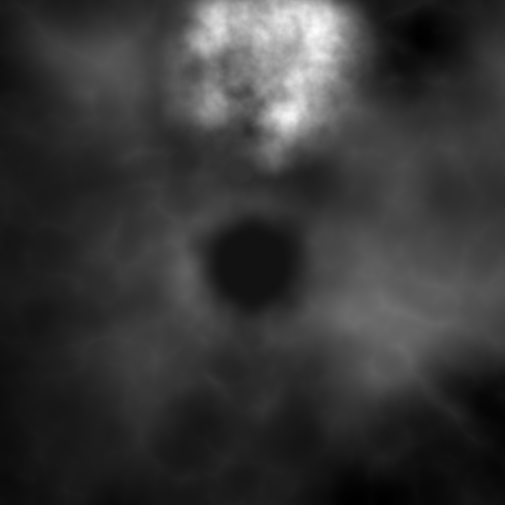
#> input picture terrain/forge_servetest.png, 1009 x 1009 px (shown at 1/2 size)
$ python measure_concept_look.py ../terrain/forge_servetest.png
#> lines starting #> are read from the running program, lines starting #| are printed output that depends on the picture; after the words box and inside, x2 and y2 are one past the last pixel; in counts of white or black regions, pixels touching at a corner belong together
"""measure_concept_look.py — MEASURE the look of a concept image so the
recipe can carry it (albedo, water, sky, fog, skyline) instead of the
fixed highland template in forge_tool/assemble_recipe.py.

OFFLINE. numpy + PIL only. Writes ONE JSON. Nothing here is a judgement:
every number is a statistic of the pixels, labelled MEASURED, with the
band it came from. The mapping from these numbers to recipe fields is
the caller's (assemble_recipe / inject_lighting) and stays AUTHORED.

What it measures
  sky          sRGB->linear mean of the top band, and a 5-stop vertical
               gradient (zenith .. horizon) for SkyAtmosphere tuning
  skyline      per-column row of the sky/land boundary (0..1 of height),
               found as the first row where the pixel leaves the sky
               colour model. Drives composition scoring and placement
               height correction.
  palette      linear RGB medians of the ground in three depth bands
               (near / mid / far), each split into lit and shadow halves
               by luma — the Grass/Rock/Snow base_color candidates
  water        detection of a low-saturation, high-symmetry mirror band
               across the middle-lower frame; its linear colour, its
               top row (the far shore, i.e. the water's horizon) and
               vertical extent
  haze         min-luma rise near->far (same instrument as
               analyse_concept) plus the row where contrast collapses
               (the fog datum in image space)
  grade        whole-frame stats a post-process pass can match:
               mean/std luma, saturation, shadow tint, highlight tint

Usage
  python measure_concept_look.py concept.jpg --out concept_look.json
"""
from __future__ import annotations

import argparse
import json
import sys

import numpy as np
from PIL import Image


def srgb_to_linear(x):
    x = np.asarray(x, dtype=np.float64)
    return np.where(x <= 0.04045, x / 12.92, ((x + 0.055) / 1.055) ** 2.4)


def linear_to_srgb(x):
    x = np.asarray(x, dtype=np.float64)
    return np.where(x <= 0.0031308, x * 12.92, 1.055 * x ** (1 / 2.4) - 0.055)


def luma(lin):
    return 0.2126 * lin[..., 0] + 0.7152 * lin[..., 1] + 0.0722 * lin[..., 2]


def saturation(lin):
    mx = lin.max(axis=-1)
    mn = lin.min(axis=-1)
    return np.where(mx > 1e-6, (mx - mn) / np.maximum(mx, 1e-6), 0.0)


def load(path):
    im = Image.open(path).convert("RGB")
    s = np.asarray(im).astype(np.float64) / 255.0
    return s, srgb_to_linear(s)


def r3(v):
    return [round(float(x), 4) for x in v]


# --------------------------------------------------------------- sky ------

def measure_sky(lin, top_frac=0.12):
    h = lin.shape[0]
    band = lin[: max(1, int(h * top_frac))]
    stops = []
    for k in range(5):
        r0 = int(h * 0.35 * k / 5)
        r1 = int(h * 0.35 * (k + 1) / 5)
        rows = lin[r0:max(r1, r0 + 1)]
        # only sky-like pixels: bright, low-saturation-ish; fall back to all
        lm = luma(rows)
        m = lm > np.percentile(lm, 40)
        sel = rows[m] if m.sum() > 50 else rows.reshape(-1, 3)
        stops.append(r3(np.median(sel, axis=0)))
    return {
        "top_band_linear_mean": r3(band.reshape(-1, 3).mean(axis=0)),
        "gradient_zenith_to_horizon_linear": stops,
        "_band": "top %.0f%% of frame; gradient over top 35%% in 5 stops"
                 % (top_frac * 100),
    }


# ----------------------------------------------------------- skyline ------

def sky_mask(srgb):
    """Sky = pixels reachable from the top edge through SMOOTH colour
    change. A gradient sky (indigo zenith to peach horizon) is smooth
    column by column; a mountain edge is not. Flood-fills downward and
    sideways with a per-step colour tolerance, so a cloud (soft edge)
    stays sky and a ridge (hard edge) stops the fill."""
    h, w = srgb.shape[:2]
    # work at reduced width for speed, then upsample the row result
    step = max(1, w // 480)
    im = srgb[:, ::step]
    hh, ww = im.shape[:2]
    tol = 0.022  # per-pixel colour step that still counts as the same sky
    dy = np.sqrt(((im[1:] - im[:-1]) ** 2).sum(-1))
    dx = np.sqrt(((im[:, 1:] - im[:, :-1]) ** 2).sum(-1))
    mask = np.zeros((hh, ww), dtype=bool)
    mask[0] = True
    # iterative relaxation: down passes with sideways spread
    for _ in range(4):
        for r in range(1, hh):
            grow = mask[r - 1] & (dy[r - 1] < tol)
            row = mask[r] | grow
            # sideways spread within the row through smooth pixels
            for _k in range(3):
                left = np.zeros_like(row); left[1:] = row[:-1] & (dx[r] < tol)
                right = np.zeros_like(row); right[:-1] = row[1:] & (dx[r] < tol)
                row = row | left | right
            mask[r] = row
    return mask, step


def measure_skyline(srgb, lin):
    h, w = srgb.shape[:2]
    mask, step = sky_mask(srgb)
    hh, ww = mask.shape
    rows = np.full(ww, hh - 1, dtype=np.int64)
    for x in range(ww):
        col = mask[:, x]
        # last sky row before the fill stops (first non-sky after a sky run)
        nz = np.nonzero(~col)[0]
        rows[x] = nz[0] if nz.size else hh - 1
    # a column blocked early by a cloud interior: if the fill resumes
    # below, take the LAST transition instead
    for x in range(ww):
        col = mask[:, x]
        sky_rows = np.nonzero(col)[0]
        if sky_rows.size:
            rows[x] = min(hh - 1, sky_rows.max() + 1)
    k = max(3, (ww // 100) | 1)
    pad = np.pad(rows, k // 2, mode="edge")
    sm = np.array([np.median(pad[i:i + k]) for i in range(ww)])
    frac = sm / (hh - 1)
    idx = np.linspace(0, ww - 1, 64).astype(int)
    return {
        "columns": 64,
        "row_frac": r3(frac[idx]),
        "highest_point_frac": round(float(frac.min()), 4),
        "highest_point_x_frac": round(float(np.argmin(frac) / (ww - 1)), 4),
        "mean_frac": round(float(frac.mean()), 4),
        "sky_fraction_of_frame": round(float(mask.mean()), 4),
        "_note": "row_frac 0 = top of frame, 1 = bottom; sky above, land "
                 "below. Compare against the render's skyline with the "
                 "same function for a per-column height error.",
    }


# ------------------------------------------------------------ water -------

def measure_water(srgb, lin, skyline_frac):
    """A still lake is a MIRROR: the band below the far shore is the band
    above it, flipped. For each candidate shoreline row t, correlate the
    luma of rows t-k..t (flipped) against rows t..t+k per column block;
    the best t with correlation > 0.45 is the water's horizon. The
    water's bottom edge is where the mirror correlation dies (the near
    shore), its sides where it dies horizontally."""
    h, w = lin.shape[:2]
    lm = luma(lin)
    # downsample for speed
    sy = max(1, h // 256); sx = max(1, w // 256)
    L = lm[::sy, ::sx]
    hh, ww = L.shape
    kmax = int(hh * 0.28)
    best = (0.0, None)
    for t in range(int(hh * 0.35), int(hh * 0.85)):
        k = min(kmax, t, hh - 1 - t)
        if k < 8:
            continue
        above = L[t - k:t][::-1]        # flipped
        below = L[t + 1:t + 1 + k]
        a = above - above.mean(); b = below - below.mean()
        den = np.sqrt((a * a).sum() * (b * b).sum())
        c = float((a * b).sum() / den) if den > 0 else 0.0
        if c > best[0]:
            best = (c, t)
    if best[1] is None or best[0] < 0.45:
        return None
    t = best[1]
    k = min(kmax, t, hh - 1 - t)
    above = L[t - k:t][::-1]; below = L[t + 1:t + 1 + k]
    # per-column-block correlation to find horizontal extent
    blocks = 16
    xs = np.linspace(0, ww, blocks + 1).astype(int)
    colc = []
    for i in range(blocks):
        a = above[:, xs[i]:xs[i + 1]]; b = below[:, xs[i]:xs[i + 1]]
        a = a - a.mean(); b = b - b.mean()
        den = np.sqrt((a * a).sum() * (b * b).sum())
        colc.append(float((a * b).sum() / den) if den > 0 else 0.0)
    good = [i for i, c in enumerate(colc) if c > 0.3]
    if not good:
        return None
    left, right = xs[min(good)], xs[max(good) + 1]
    # vertical extent: row-wise correlation down from t until it dies
    bottom = t + 1
    for r in range(t + 1, min(hh - 1, t + 1 + k)):
        a = L[2 * t - r, left:right]; b = L[r, left:right]
        a = a - a.mean(); b = b - b.mean()
        den = np.sqrt((a * a).sum() * (b * b).sum())
        c = float((a * b).sum() / den) if den > 0 else 0.0
        if c > 0.2:
            bottom = r
    band = lin[t * sy:bottom * sy, left * sx:right * sx].reshape(-1, 3)
    lmb = luma(band)
    dark = band[lmb <= np.median(lmb)]
    col = np.median(dark, axis=0)
    return {
        "present": True,
        "mirror_correlation": round(best[0], 3),
        "top_row_frac": round(t / (hh - 1), 4),
        "bottom_row_frac": round(bottom / (hh - 1), 4),
        "left_frac": round(left / ww, 4),
        "right_frac": round(right / ww, 4),
        "color_linear": r3(col),
        "color_srgb": r3(linear_to_srgb(col)),
        "_note": "top_row_frac is the far shore in image space: the water "
                 "level's horizon. mirror_correlation 1 = perfect mirror; "
                 "a rippled lake still correlates but lower.",
    }


# ---------------------------------------------------------- palette -------

def measure_palette(srgb, lin, skyline_frac, water):
    """Ground albedo candidates. Rows below the skyline, excluding the
    water band, split into near (bottom 30%), mid (30..60%) and far
    (60..100%) of the land region, each split lit/shadow at median luma.
    Medians, not means: a few sunlit pixels must not drag a shadow band.
    Reported in LINEAR, the space make_landscape_material consumes."""
    h, w = lin.shape[:2]
    sky_row = np.interp(np.arange(w), np.linspace(0, w - 1, 64),
                        np.array(skyline_frac) * (h - 1))
    land = np.zeros((h, w), dtype=bool)
    for x in range(w):
        land[int(sky_row[x]) + 2:, x] = True
    if water:
        r0 = int(water["top_row_frac"] * (h - 1))
        r1 = int(water["bottom_row_frac"] * (h - 1))
        x0 = int(water["left_frac"] * (w - 1))
        x1 = int(water["right_frac"] * (w - 1))
        land[r0:r1, x0:x1] = False
    rows = np.nonzero(land.any(axis=1))[0]
    top, bot = rows.min(), rows.max()
    span = max(1, bot - top)
    bands = {"far": (0.0, 0.4), "mid": (0.4, 0.7), "near": (0.7, 1.0)}
    out = {}
    lm = luma(lin)
    sat = saturation(lin)
    for name, (a, b) in bands.items():
        ra, rb = int(top + a * span), int(top + b * span)
        m = land[ra:rb]
        px = lin[ra:rb][m]
        if px.shape[0] < 100:
            continue
        l = lm[ra:rb][m]
        med = np.median(l)
        lit, shd = px[l >= med], px[l < med]
        out[name] = {
            "median_linear": r3(np.median(px, axis=0)),
            "lit_linear": r3(np.median(lit, axis=0)),
            "shadow_linear": r3(np.median(shd, axis=0)),
            "saturation": round(float(np.median(sat[ra:rb][m])), 3),
            "luma_p10_p50_p90": r3(np.percentile(l, [10, 50, 90])),
            "_rows": [round(ra / (h - 1), 3), round(rb / (h - 1), 3)],
        }
    return out


# ------------------------------------------------------------- haze -------

def measure_haze(lin, skyline_frac, palette):
    """Near->far min-luma rise (analyse_concept's instrument) plus the
    image row where local contrast collapses: the top of the dense fog
    layer in image space, to be mapped to a world height by the camera."""
    h = lin.shape[0]
    lm = luma(lin)
    p = palette
    rise = None
    if "near" in p and "far" in p:
        rise = round(p["far"]["luma_p10_p50_p90"][0]
                     - p["near"]["luma_p10_p50_p90"][0], 4)
    # row-wise local contrast (std of luma in 5-row bands) from bottom up
    contr = np.array([lm[max(0, r - 2):r + 3].std() for r in range(h)])
    # normalise by bottom third, find the first row (from the bottom)
    # where contrast is under 35% of the near-field level — that is haze
    base = np.median(contr[int(h * 0.66):])
    fog_row = None
    for r in range(int(h * 0.66), int(h * 0.15), -1):
        if contr[r] < 0.35 * base:
            fog_row = r
            break
    return {
        "minluma_rise_near_to_far": rise,
        "contrast_collapse_row_frac": (round(fog_row / (h - 1), 4)
                                       if fog_row is not None else None),
        "near_contrast": round(float(base), 4),
        "_note": "contrast_collapse_row_frac is where haze eats detail; "
                 "with the camera pitch/fov it maps to fog.height_datum_m",
    }


# ------------------------------------------------------------ grade -------

def measure_grade(lin):
    lm = luma(lin)
    sat = saturation(lin)
    p20, p80 = np.percentile(lm, [20, 80])
    shadows = lin[lm <= p20]
    highs = lin[lm >= p80]
    def tint(px):
        c = np.median(px, axis=0)
        y = max(float(luma(c[None, :])[0]), 1e-6)
        return r3(c / y)
    return {
        "mean_luma_linear": round(float(lm.mean()), 4),
        "std_luma_linear": round(float(lm.std()), 4),
        "median_saturation": round(float(np.median(sat)), 3),
        "shadow_tint_ratio": tint(shadows),
        "highlight_tint_ratio": tint(highs),
        "_note": "tint ratios are RGB / luma of the band median: >1 in a "
                 "channel means that channel is pushed. Map to PPV "
                 "ColorGradingShadows / Highlights gain.",
    }


def main(argv=None):
    ap = argparse.ArgumentParser()
    ap.add_argument("image")
    ap.add_argument("--out")
    a = ap.parse_args(argv)
    srgb, lin = load(a.image)
    sky = measure_sky(lin)
#> in measure_sky, `band = lin[: max(1, int(h * top_frac))]`:
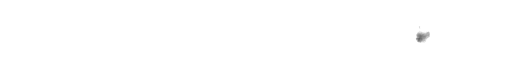
#> band: shape (121, 1009, 3) float64 (shown at 1/2 size); min 0.371, max 1, mean 0.999
#> the loop in measure_sky, `for k in range(5):` made 5 passes
#> pass 1, in measure_sky, `rows = lin[r0:max(r1, r0 + 1)]`:
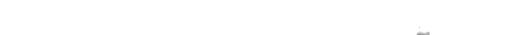
#> rows: shape (70, 1009, 3) float64 (shown at 1/2 size); min 0.527, max 1, mean 0.999
#> after the loop in measure_sky, `for k in range(5):`: stops = [[1, 1, 1], [1, 1, 1], [1, 1, 1], [1, 1, 1], [1, 1, 1]]
#> sky = 3 items
    skyline = measure_skyline(srgb, lin)
#> in sky_mask, `mask[0] = True`:
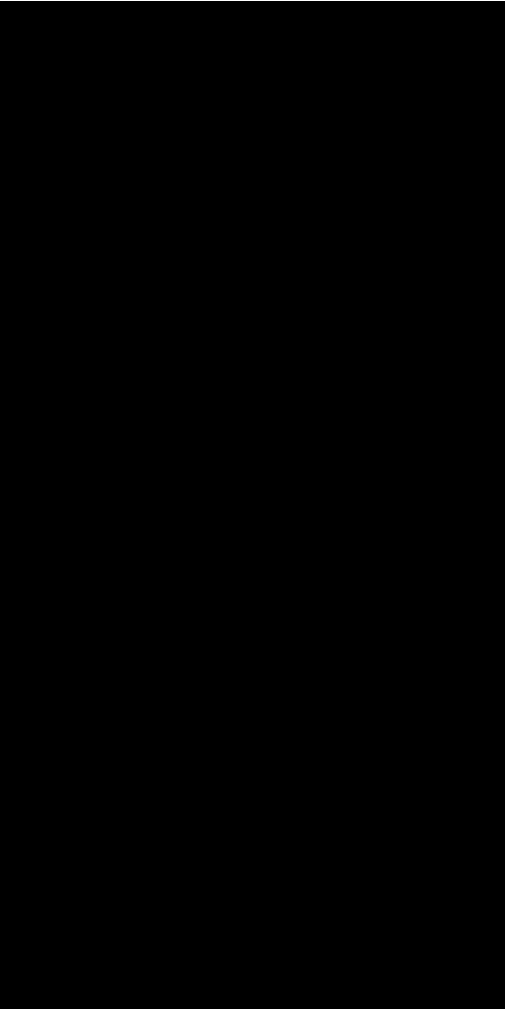
#> mask: shape (1009, 505) bool; 0.1% white in thin lines or dots, all inside (x1, y1, x2, y2) = (0, 0, 505, 1)
#> after the loop in sky_mask, `for _ in range(4):`:
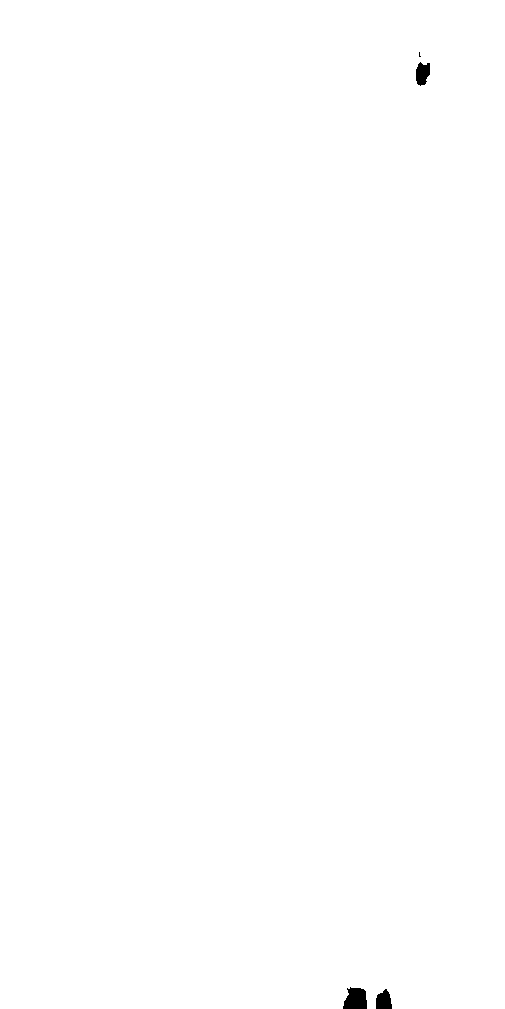
#> mask: shape (1009, 505) bool; 99.8% white; 4 black regions (1 under 20 px), largest, box (x1, y1, x2, y2) and area: (343, 987, 367, 1009) 422, (416, 62, 430, 86) 252, (376, 989, 392, 1009) 246
#> in measure_skyline, `mask, step = sky_mask(srgb)`: step = 2
#> in measure_skyline, `rows = np.full(ww, hh - 1, dtype=np.int64)`: rows = 505 values from 1008 to 1008
#> after the loop in measure_skyline, `for x in range(ww):`: rows = 505 values, max 1008 at index 0, min 52 at index 419, mean 980.5
#> after the loop in measure_skyline, `for x in range(ww):`: rows = 505 values, max 1008 at index 0, min 987 at index 350, mean 1006.8
#> in measure_skyline, `pad = np.pad(rows, k // 2, mode="edge")`: pad = 509 values, max 1008 at index 0, min 987 at index 352, mean 1006.8
#> in measure_skyline, `sm = np.array([np.median(pad[i:i + k]) for i in range(ww)])`: sm = 505 values, max 1008 at index 0, min 988 at index 350, mean 1006.8
#> in measure_skyline, `frac = sm / (hh - 1)`: frac = 505 values, max 1 at index 0, min 0.98 at index 350, mean 0.999
#> in measure_skyline, `idx = np.linspace(0, ww - 1, 64).astype(int)`: idx = 64 values from 0 to 504
#> skyline = 7 items
    water = measure_water(srgb, lin, skyline["row_frac"])
#> in measure_water, `L = lm[::sy, ::sx]`:
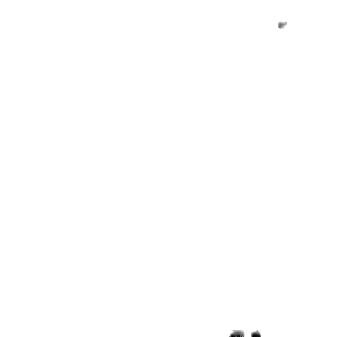
#> L: shape (337, 337) float64; min 0.00335, max 1, mean 0.999
#> the loop in measure_water, `for t in range(int(hh * 0.35), int(hh * 0.85)):` made 169 passes
#> pass 1, in measure_water, `above = L[t - k:t][::-1]`:
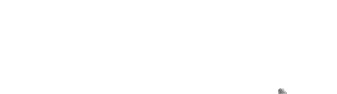
#> above: shape (94, 337) float64; min 0.429, max 1, mean 1
    palette = measure_palette(srgb, lin, skyline["row_frac"], water)
#> in measure_palette, `sky_row = np.interp(np.arange(w), np.linspace(0, w - 1, 64), np.array(..`: sky_row = 1009 values, max 1008 at index 0, min 988 at index 704, mean 1006.8
#> after the loop in measure_palette, `for x in range(w):`:
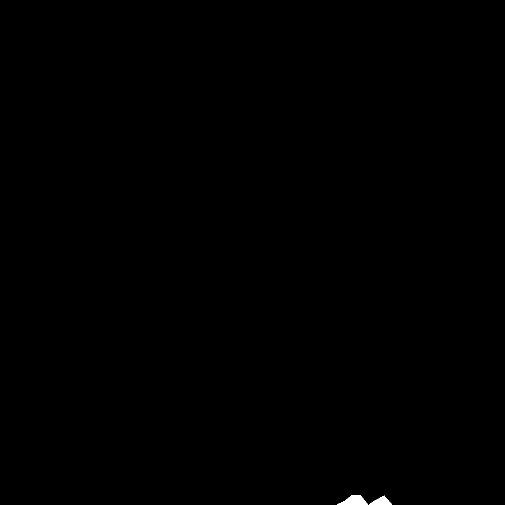
#> land: shape (1009, 1009) bool (shown at 1/2 size); 0.11% white; 2 white regions, box (x1, y1, x2, y2) and area: (675, 990, 736, 1009) 710, (738, 991, 784, 1009) 426
#> in measure_palette, `rows = np.nonzero(land.any(axis=1))[0]`: rows = 19 values from 990 to 1008
#> in measure_palette, `top, bot = rows.min(), rows.max()`: top = 990; bot = 1008
#> in measure_palette, `span = max(1, bot - top)`: span = 18
#> the loop in measure_palette, `for name, (a, b) in bands.items():` made 3 passes
#> (ra, rb, med) on passes 1 to 3: (990, 997, 0.624), (997, 1002, 0.434), (1002, 1008, 0.268)
#> after the loop in measure_palette, `for name, (a, b) in bands.items():`: out = 3 items
#> palette = 3 items
    haze = measure_haze(lin, skyline["row_frac"], palette)
#> in measure_haze, `rise = round(p["far"]["luma_p10_p50_p90"][0] - p["near"]["luma_p10_p50..`: rise = 0.424
#> in measure_haze, `contr = np.array([lm[max(0, r - 2):r + 3].std() for r in range(h)])`: contr = 1009 values, max 0.213 at index 1008, min 0 at index 0, mean 0.0038
#> in measure_haze, `base = np.median(contr[int(h * 0.66):])`: base = 0
#> haze = 4 items
    grade = measure_grade(lin)
#> in measure_grade, `p20, p80 = np.percentile(lm, [20, 80])`: p20 = 1
#> in tint, `c = np.median(px, axis=0)`: c = [1, 1, 1]
#> in tint, `y = max(float(luma(c[None, :])[0]), 1e-6)`: y = 1
#> grade = 6 items
    rep = {"_instrument": "measure_concept_look v0 — statistics of the "
                          "pixels; mapping to recipe fields is AUTHORED "
                          "elsewhere",
           "image": a.image, "size_px": [srgb.shape[1], srgb.shape[0]],
           "sky": sky, "skyline": skyline,
           "water": water or {"present": False},
           "palette": palette, "haze": haze, "grade": grade}
    js = json.dumps(rep, indent=1)
    if a.out:
        with open(a.out, "w", encoding="utf-8") as f:
            f.write(js)
    print(js)
#> (printed output is left out)
    return 0


if __name__ == "__main__":
    sys.exit(main())
#> (the program exits here)
